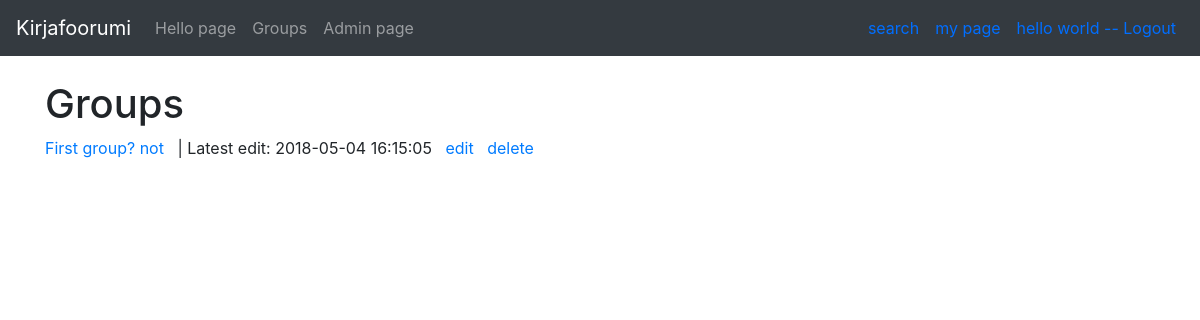
The page /groups/search/2 (signed in) on the database its author committed.
### application/auth/models.py (models this page shows, shortened)
class User(Base):
    __tablename__ = "account"
    name = db.Column(db.String(144), unique=True, nullable=False)
    username = db.Column(db.String(144), unique=True, nullable=False)
    password = db.Column(db.String(144), nullable=False)
    messages = db.relationship("Message", backref='account', lazy=True)
    groups = db.relationship("Groups", backref='account', lazy=True)
    role_id = db.Column(db.Integer, db.ForeignKey('role.id'), nullable = False)
    def get_role(self):
        return Role.query.get(self.role_id)

### application/groups/models.py (models this page shows, shortened)
class Groups(Base):
    heading = db.Column(db.String(20), nullable=False)
    account_id = db.Column(db.Integer, db.ForeignKey('account.id'), nullable = False)
    book_id = db.Column(db.Integer, db.ForeignKey('book.id'))
    messages = db.relationship("Message", backref='Groups', lazy=True)

### application/groups/views.py (the view)
@app.route("/groups/search/<category_id>")
def group_search_result(category_id):
    stmt = text("SELECT DISTINCT Groups.* FROM Groups, Group_category WHERE Groups.id = group_category.group_id AND group_category.category_id = :id ORDER BY groups.date_modified DESC").params(id=category_id)
    res = db.engine.execute(stmt)
    response = []
    for row in res:
        response.append({"id":row[0], "date_created":row[1], "date_modified":row[2], "heading":row[3], "account_id":row[4], "book_id":row[5]})
    return render_template("groups/groupSearch.html", groups = response)

### application/__init__.py (called while the page is built)
@login_manager.user_loader
def load_user(user_id):
    return User.query.get(user_id)

### application/templates/groups/groupSearch.html
{% extends "layout.html" %}
{% block body %}
<h1>Groups</h1>
    {% for group in groups %}
    <p>
        <a href="{{ url_for('group_messages', group_id= group.id) }}"> {{ group.heading }} </a>
        &nbsp; | Latest edit: {{ group.date_modified }} &nbsp;
        {% if current_user.id == group.account_id %}
        <a href="{{ url_for('modify_group_form', group_id=group.id) }}">edit</a> &nbsp;
        {% endif %}
        {% if current_user.is_authenticated %}
        {% if current_user.id == group.account_id or current_user.get_role().role == "ADMIN" %}
        <a href="{{ url_for('delete_group', group_id=group.id) }}">delete</a>
        {% endif %}
        {% endif %}
    </p>
    {% endfor %}
{% endblock %}

### application/templates/layout.html (shortened to what this page needs)
<!DOCTYPE html>
<html>
  <head>
    <link rel="stylesheet" href="https://maxcdn.bootstrapcdn.com/bootstrap/4.0.0/css/bootstrap.min.css">
  </head>
  <body>
    <nav class="navbar navbar-expand-md navbar-dark bg-dark mb-4">
      <a class="navbar-brand" href="{{ url_for('hello') }}">Kirjafoorumi</a>
          <div class="collapse navbar-collapse" id="navbarCollapse">
            <ul class="navbar-nav mr-auto">
              <li class="nav-item">
                <a class="nav-link" href="{{ url_for('hello') }}">Hello page</a>
              </li>
              <li class="nav-item">
                  <a class="nav-link" href="{{ url_for('all_groups') }}">Groups</a>
              </li>
              {% if current_user.is_authenticated %}
              {% if current_user.get_role().role == "ADMIN" %}
              <li class="nav-item">
                  <a class="nav-link" href="{{ url_for('admin_users') }}">Admin page</a>
              </li>
              {% endif %}
              {% endif %}
            </ul>
            <div class="form-inline mt-2 mt-md-0">
              <a class="blue" href="{{ url_for('group_search') }}">search</a>
              {% if current_user.is_authenticated %}
              <a class="blue" href="{{ url_for('my_page') }}">my page</a>
              <a class="blue" href="{{ url_for('auth_logout') }}"> {{ current_user.name }} -- Logout</a>
              {% else %}
                <a class="blue" href="{{ url_for('auth_login') }}">login</a>
                <a></a>
                <a class="blue" href="{{ url_for('auth_register') }}">register </a>
              {% endif %}
            </div>
          </div>
    </nav>
    <main role="main" class="container">
      {% block body %}{% endblock %}
    </main>
  </body>
</html>

### application/templates/layout.html (style rules this page uses)
.blue { color: rgb(0, 110, 255); padding: 8px; }

### rows shown on the page
User: name "hello world"
Groups: heading "First group? not", date_modified "2018-05-04 16:15:05"
